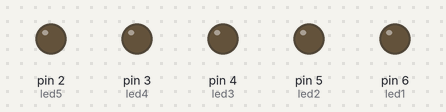
This sketch was run on a simulated Arduino Uno, built with avr-gcc and run on an emulated ATmega328P. On the bench: output pins drawn as LEDs (lit = HIGH).

Above: at 0.12 s.
At 1.37 s:
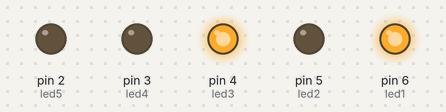
At 2.62 s:
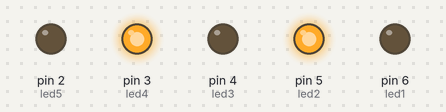
At 5.12 s:
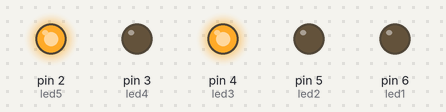
At 7.62 s:
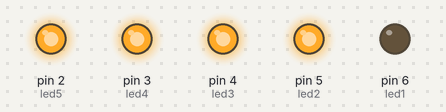
At 10.12 s:
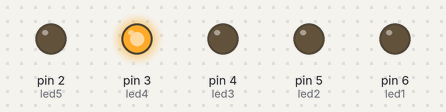
Timing chart, 0 to 10.4 s (numbered marks = the images above):
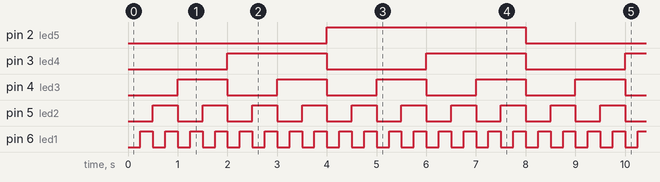

Measured:
- by itself, pin 2 (led5): alternates HIGH for 4.0 s and LOW for 4.0 s
- by itself, pin 3 (led4): alternates HIGH for 2.0 s and LOW for 2.0 s
- by itself, pin 4 (led3): alternates HIGH for 1.0 s and LOW for 1.0 s
- by itself, pin 5 (led2): alternates HIGH for 0.50 s and LOW for 0.50 s
- by itself, pin 6 (led1): alternates HIGH for 0.25 s and LOW for 0.25 s

The sketch:

binary_couter.ino
```cpp
int led1 = 6;
int led2 = 5;
int led3 = 4;
int led4 = 3;
int led5 = 2;
int time = 250;

void setup() {

  pinMode(led1,OUTPUT);
  pinMode(led2,OUTPUT);
  pinMode(led3,OUTPUT);
  pinMode(led4,OUTPUT);
  pinMode(led5,OUTPUT);

}

void loop() {

  //0
  digitalWrite(led1,LOW);
  digitalWrite(led2,LOW);
  digitalWrite(led3,LOW);
  digitalWrite(led4,LOW);
  digitalWrite(led5,LOW);
  delay(time);

  //1
  digitalWrite(led1,HIGH);
  digitalWrite(led2,LOW);
  digitalWrite(led3,LOW);
  digitalWrite(led4,LOW);
  digitalWrite(led5,LOW);
  delay(time);

  //2
  digitalWrite(led1,LOW);
  digitalWrite(led2,HIGH);
  digitalWrite(led3,LOW);
  digitalWrite(led4,LOW);
  digitalWrite(led5,LOW);
  delay(time);

  //3
  digitalWrite(led1,HIGH);
  digitalWrite(led2,HIGH);
  digitalWrite(led3,LOW);
  digitalWrite(led4,LOW);
  digitalWrite(led5,LOW);
  delay(time);

  //4
  digitalWrite(led1,LOW);
  digitalWrite(led2,LOW);
  digitalWrite(led3,HIGH);
  digitalWrite(led4,LOW);
  digitalWrite(led5,LOW);
  delay(time);

  //5
  digitalWrite(led1,HIGH);
  digitalWrite(led2,LOW);
  digitalWrite(led3,HIGH);
  digitalWrite(led4,LOW);
  digitalWrite(led5,LOW);
  delay(time);

  //6
  digitalWrite(led1,LOW);
  digitalWrite(led2,HIGH);
  digitalWrite(led3,HIGH);
  digitalWrite(led4,LOW);
  digitalWrite(led5,LOW);
  delay(time);

  //7
  digitalWrite(led1,HIGH);
  digitalWrite(led2,HIGH);
  digitalWrite(led3,HIGH);
  digitalWrite(led4,LOW);
  digitalWrite(led5,LOW);
  delay(time);

  //8
  digitalWrite(led1,LOW);
  digitalWrite(led2,LOW);
  digitalWrite(led3,LOW);
  digitalWrite(led4,HIGH);
  digitalWrite(led5,LOW);
  delay(time);

  //9
  digitalWrite(led1,HIGH);
  digitalWrite(led2,LOW);
  digitalWrite(led3,LOW);
  digitalWrite(led4,HIGH);
  digitalWrite(led5,LOW);
  delay(time);

  //10
  digitalWrite(led1,LOW);
  digitalWrite(led2,HIGH);
  digitalWrite(led3,LOW);
  digitalWrite(led4,HIGH);
  digitalWrite(led5,LOW);
  delay(time);

  //11
  digitalWrite(led1,HIGH);
  digitalWrite(led2,HIGH);
  digitalWrite(led3,LOW);
  digitalWrite(led4,HIGH);
  digitalWrite(led5,LOW);
  delay(time);

  //12
  digitalWrite(led1,LOW);
  digitalWrite(led2,LOW);
  digitalWrite(led3,HIGH);
  digitalWrite(led4,HIGH);
  digitalWrite(led5,LOW);
  delay(time);

  //13
  digitalWrite(led1,HIGH);
  digitalWrite(led2,LOW);
  digitalWrite(led3,HIGH);
  digitalWrite(led4,HIGH);
  digitalWrite(led5,LOW);
  delay(time);

  //14
  digitalWrite(led1,LOW);
  digitalWrite(led2,HIGH);
  digitalWrite(led3,HIGH);
  digitalWrite(led4,HIGH);
  digitalWrite(led5,LOW);
  delay(time);

  //15
  digitalWrite(led1,HIGH);
  digitalWrite(led2,HIGH);
  digitalWrite(led3,HIGH);
  digitalWrite(led4,HIGH);
  digitalWrite(led5,LOW);
  delay(time);

  //16
  digitalWrite(led1,LOW);
  digitalWrite(led2,LOW);
  digitalWrite(led3,LOW);
  digitalWrite(led4,LOW);
  digitalWrite(led5,HIGH);
  delay(time);

  //17
  digitalWrite(led1,HIGH);
  digitalWrite(led2,LOW);
  digitalWrite(led3,LOW);
  digitalWrite(led4,LOW);
  digitalWrite(led5,HIGH);
  delay(time);

  //18
  digitalWrite(led1,LOW);
  digitalWrite(led2,HIGH);
  digitalWrite(led3,LOW);
  digitalWrite(led4,LOW);
  digitalWrite(led5,HIGH);
  delay(time);

  //19
  digitalWrite(led1,HIGH);
  digitalWrite(led2,HIGH);
  digitalWrite(led3,LOW);
  digitalWrite(led4,LOW);
  digitalWrite(led5,HIGH);
  delay(time);

  //20
  digitalWrite(led1,LOW);
  digitalWrite(led2,LOW);
  digitalWrite(led3,HIGH);
  digitalWrite(led4,LOW);
  digitalWrite(led5,HIGH);
  delay(time);

  //21
  digitalWrite(led1,HIGH);
  digitalWrite(led2,LOW);
  digitalWrite(led3,HIGH);
  digitalWrite(led4,LOW);
  digitalWrite(led5,HIGH);
  delay(time);

  //22
  digitalWrite(led1,LOW);
  digitalWrite(led2,HIGH);
  digitalWrite(led3,HIGH);
  digitalWrite(led4,LOW);
  digitalWrite(led5,HIGH);
  delay(time);

  //23
  digitalWrite(led1,HIGH);
  digitalWrite(led2,HIGH);
  digitalWrite(led3,HIGH);
  digitalWrite(led4,LOW);
  digitalWrite(led5,HIGH);
  delay(time);

  //24
  digitalWrite(led1,LOW);
  digitalWrite(led2,LOW);
  digitalWrite(led3,LOW);
  digitalWrite(led4,HIGH);
  digitalWrite(led5,HIGH);
  delay(time);

  //25
  digitalWrite(led1,HIGH);
  digitalWrite(led2,LOW);
  digitalWrite(led3,LOW);
  digitalWrite(led4,HIGH);
  digitalWrite(led5,HIGH);
  delay(time);

  //26
  digitalWrite(led1,LOW);
  digitalWrite(led2,HIGH);
  digitalWrite(led3,LOW);
  digitalWrite(led4,HIGH);
  digitalWrite(led5,HIGH);
  delay(time);

  //27
  digitalWrite(led1,HIGH);
  digitalWrite(led2,HIGH);
  digitalWrite(led3,LOW);
  digitalWrite(led4,HIGH);
  digitalWrite(led5,HIGH);
  delay(time);

  //28
  digitalWrite(led1,LOW);
  digitalWrite(led2,LOW);
  digitalWrite(led3,HIGH);
  digitalWrite(led4,HIGH);
  digitalWrite(led5,HIGH);
  delay(time);

  //29
  digitalWrite(led1,HIGH);
  digitalWrite(led2,LOW);
  digitalWrite(led3,HIGH);
  digitalWrite(led4,HIGH);
  digitalWrite(led5,HIGH);
  delay(time);

  //30
  digitalWrite(led1,LOW);
  digitalWrite(led2,HIGH);
  digitalWrite(led3,HIGH);
  digitalWrite(led4,HIGH);
  digitalWrite(led5,HIGH);
  delay(time);

  //31
  digitalWrite(led1,HIGH);
  digitalWrite(led2,HIGH);
  digitalWrite(led3,HIGH);
  digitalWrite(led4,HIGH);
  digitalWrite(led5,HIGH);
  delay(time);

}
```
